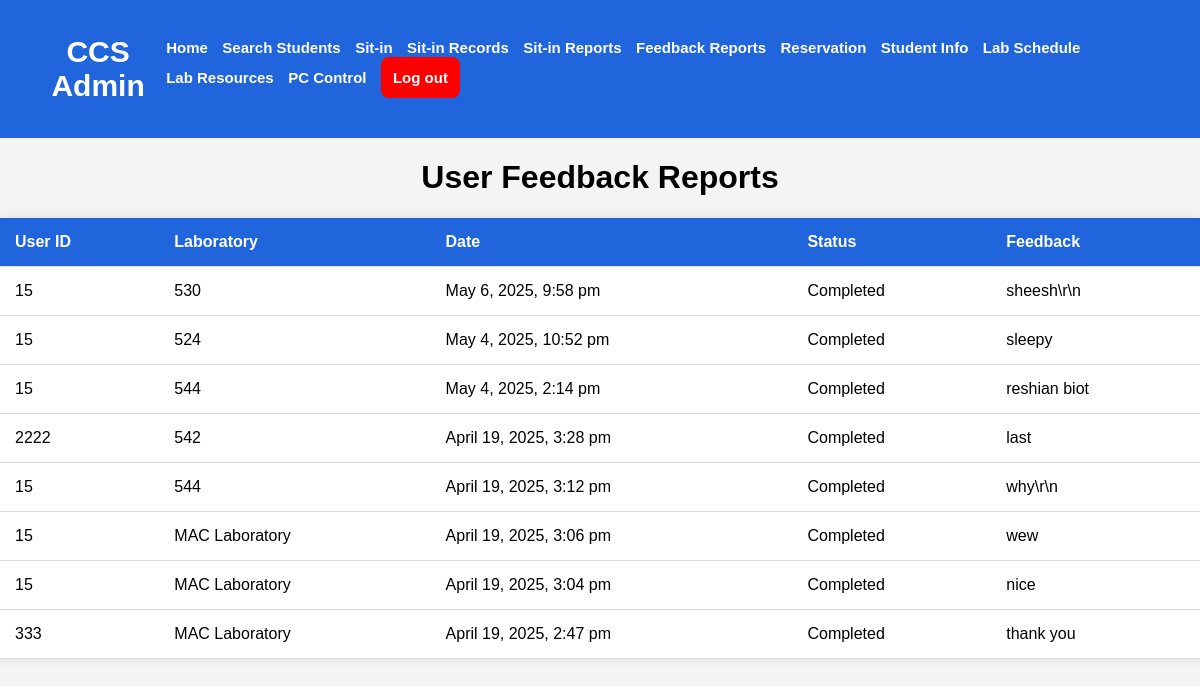
Screenshot of /feedback-reports.php with the database file from the repository.
### tables this page shows
CREATE TABLE `sit_in_history` (
  `id` int(11) NOT NULL,
  `idno` varchar(20) DEFAULT NULL,
  `date` datetime DEFAULT NULL,
  `status` varchar(50) DEFAULT NULL,
  `laboratory` varchar(50) DEFAULT NULL,
  `feedback` text DEFAULT NULL
);

### feedback-reports.php (the view, shortened to what this page needs)
<?php
include('db.php');
?>
<!DOCTYPE html>
<html lang="en">
<head>
    <link rel="stylesheet" href="assets/styles.css?v=<?php echo time(); ?>">
</head>
<body>
<nav>
    <h1>CCS Admin</h1>
    <div class="nav-links-admin" id="nav-links">
        <a id="home-nav" href="admindashboard.php"> Home</a>
        <a href="#" onclick="searchFunction()" id="search-btn"> Search Students</a>
        <a href="current-sit-in.php"> Sit-in</a>
        <a href="view-sit-in-records.php">Sit-in Records</a>
        <a href="sit-in-reports.php"> Sit-in Reports</a>
        <a href="feedback-reports.php"> Feedback Reports</a>
        <a href="view-reservations.php"> Reservation</a>
        <a href="student_management.php">Student Info</a>
        <a href="lab_schedule.php">Lab Schedule</a>
        <a href="lab_resources.php">Lab Resources</a>
        <a href="admin_computer_control.php">PC Control</a>
        <a href="admin.php" class="logout-btn" id="logoutbtn"> Log out </a>
    </div>
</nav>
<h1>User Feedback Reports</h1>
<table>
    <thead>
        <tr>
            <th>User ID</th>
            <th>Laboratory</th>
            <th>Date</th>
            <th>Status</th>
            <th>Feedback</th>
        </tr>
    </thead>
    <tbody>
        <?php
        $query = "SELECT * FROM sit_in_history WHERE feedback IS NOT NULL AND feedback != '' ORDER BY date DESC";
        $result = mysqli_query($connection, $query);
        if ($result && mysqli_num_rows($result) > 0) {
            while ($row = mysqli_fetch_assoc($result)) {
                $formattedDate = date("F j, Y, g:i a", strtotime($row['date']));
                echo "<tr>";
                echo "<td>{$row['idno']}</td>";
                echo "<td>{$row['laboratory']}</td>";
                echo "<td>$formattedDate</td>";
                echo "<td>{$row['status']}</td>";
                echo "<td>{$row['feedback']}</td>";
                echo "</tr>";
            }
        } else {
            echo "<tr><td colspan='5'>No feedback available.</td></tr>";
        }
        ?>
    </tbody>
</table>
</body>
</html>

### assets/styles.css (style rules this page uses)
body { margin: 0; padding: 0; font-family: sans-serif; background-color: gainsboro; }
table { width: 100%; margin-top: 15px; border-collapse: collapse; text-align: left; }
th, td { padding: 12px; text-align: left; }
th { background-color: #f4f4f4; font-weight: bold; }
tr { border-bottom: 1px solid #ddd; }
thead tr th { background-color: rgb(32, 101, 220); color: white; }
nav { display: flex; flex-direction: row; justify-content: space-between; align-items: center; padding: 10px; background-color: rgb(32, 101, 220); color: white; }
nav h1 { margin-left: 20px; font-size: 30px; }
nav a { text-decoration: none; color: white; margin-right: 10px; font-weight: bold; font-size: 15px; transition: color 0.3s ease-in, text-decoration 0.3s ease-in-out; display: inline-block; white-space: normal; }
.logout-btn { background-color: red; padding: 12px; text-decoration: none; border-radius: 8px; }
table { background-color: white;; padding: 20px; }
td { padding-top: 20px; }

### feedback-reports.php (style rules this page uses)
body { font-family: Arial, sans-serif; background: #f4f4f4; margin: 0px; }
h1 { text-align: center; }
table { width: 100%; margin-top: 20px; border-collapse: collapse; background: #fff; box-shadow: 0 0 10px rgba(0,0,0,0.1); }
th, td { padding: 15px; border-bottom: 1px solid #ddd; }
th { background: #f2f2f2; }

### rows the page displays
sit_in_history: idno "15", laboratory "530", date "May 6, 2025, 9:58 pm", status "Completed", feedback "sheesh\\r\\n"
sit_in_history: idno "15", laboratory "524", date "May 4, 2025, 10:52 pm", status "Completed", feedback "sleepy"
sit_in_history: idno "15", laboratory "544", date "May 4, 2025, 2:14 pm", status "Completed", feedback "reshian biot"
sit_in_history: idno "2222", laboratory "542", date "April 19, 2025, 3:28 pm", status "Completed", feedback "last"
sit_in_history: idno "15", laboratory "544", date "April 19, 2025, 3:12 pm", status "Completed", feedback "why\\r\\n"
sit_in_history: idno "15", laboratory "MAC Laboratory", date "April 19, 2025, 3:06 pm", status "Completed", feedback "wew"
sit_in_history: idno "15", laboratory "MAC Laboratory", date "April 19, 2025, 3:04 pm", status "Completed", feedback "nice"
sit_in_history: idno "333", laboratory "MAC Laboratory", date "April 19, 2025, 2:47 pm", status "Completed", feedback "thank you"
